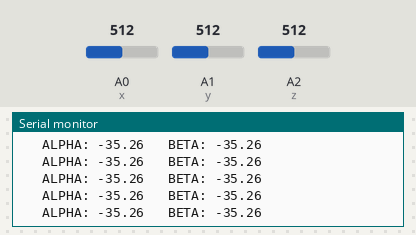
Recording of a sketch running on a simulated Arduino Uno, built with avr-gcc and run on an emulated ATmega328P. Parts: the last lines printed to the serial monitor. Inputs (shaded band) come from the test bench; at power-on: A0 (x) = 512, A2 (z) = 512, A1 (y) = 512.

Above: at 1.2 s.
1.3 s: A0 (x) set to 401
At 1.33 s:
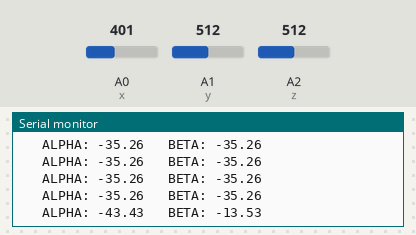
4.3 s: A0 (x) set to 376
At 4.39 s:
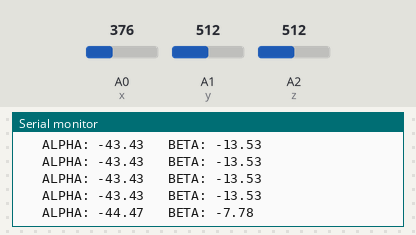
7.3 s: A2 (z) set to 530
At 7.35 s:
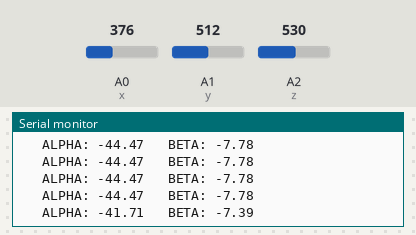
11.8 s: A2 (z) set to 670
At 11.83 s:
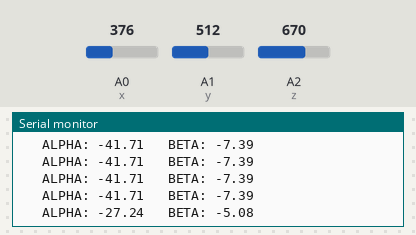
13.3 s: A2 (z) set to 699
At 13.36 s:
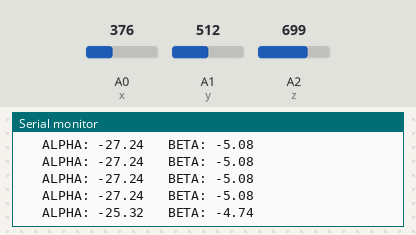
Timing chart, 0 to 15.8 s (numbered marks = the images above; inputs shaded):
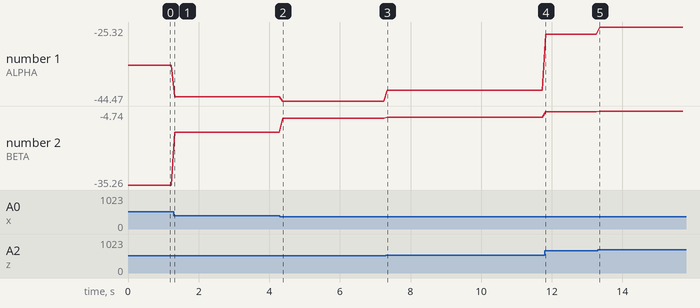

The sketch:

P4_Acelerometro_P2.ino
```cpp
#define x A0
#define y A1
#define z A2

float valX = 0;
float valY = 0;
float valZ = 0;

float Xg = 0;
float Yg = 0;
float Zg = 0;

float x_min = 272.0;
float x_max = 414.0;
float y_min = 272.0;
float y_max = 414.0;
float z_min = 272.0;
float z_max = 414.0;

float alphaR = 0.0;
float betaR = 0.0;
float alphaG = 0.0;
float betaG = 0.0;

void setup() {
  Serial.begin(9600); //Nos permite comunicarnos entre la computadora y el arduino a esa velocidad de 9600
}

void loop() {
  valX = analogRead(x);
  valY = analogRead(y);
  valZ = analogRead(z);

  Xg = map(valX, x_min, x_max, -100, 100);
  Xg = -Xg /100;
  Yg = map(valY, y_min, y_max, -100, 100);
  Yg = Yg /100;
  Zg = map(valZ, z_min, z_max, -100, 100);
  Zg = Zg /100;

  alphaR = -atan(Yg / sqrt( pow(Xg,2) + pow(Zg,2) ));
  betaR = atan(Xg / sqrt( pow(Yg,2) + pow(Zg,2) ));

  alphaG = alphaR * 180 / PI;
  betaG = betaR * 180 / PI;

  /*
  Serial.print("X: ");
  Serial.print(valX);
  Serial.print("   Y: ");
  Serial.print(valY);
  Serial.print("   Z: ");
  Serial.println(valZ);

  Serial.print("Xg: ");
  Serial.print(Xg);
  Serial.print("   Yg: ");
  Serial.print(Yg);
  Serial.print("   Zg: ");
  Serial.print(Zg);
  */
  Serial.print("   ALPHA: ");
  Serial.print(alphaG);
  Serial.print("   BETA: ");
  Serial.println(betaG);

  //Serial.println("");

  delay(100);
}
```

Measured:
- after the input at 1.3 s, the serial monitor: prints a new line at once (image 1)
- after the input at 4.3 s, the serial monitor: prints a new line after 0.09 s (image 2)
- after the input at 7.3 s, the serial monitor: prints a new line at once (image 3)
- after the input at 11.8 s, the serial monitor: prints a new line at once (image 4)
- after the input at 13.3 s, the serial monitor: prints a new line after 0.06 s (image 5)
- plotted number 1: -35.26 → -43.43 after the input at 1.3 s, -43.43 → -44.47 after the input at 4.3 s, -44.47 → -41.71 after the input at 7.3 s, -41.71 → -27.24 after the input at 11.8 s, -27.24 → -25.32 after the input at 13.3 s
- plotted number 2: -35.26 → -13.53 after the input at 1.3 s, -13.53 → -7.78 after the input at 4.3 s, -7.78 → -7.39 after the input at 7.3 s, -7.39 → -5.08 after the input at 11.8 s, -5.08 → -4.74 after the input at 13.3 s
